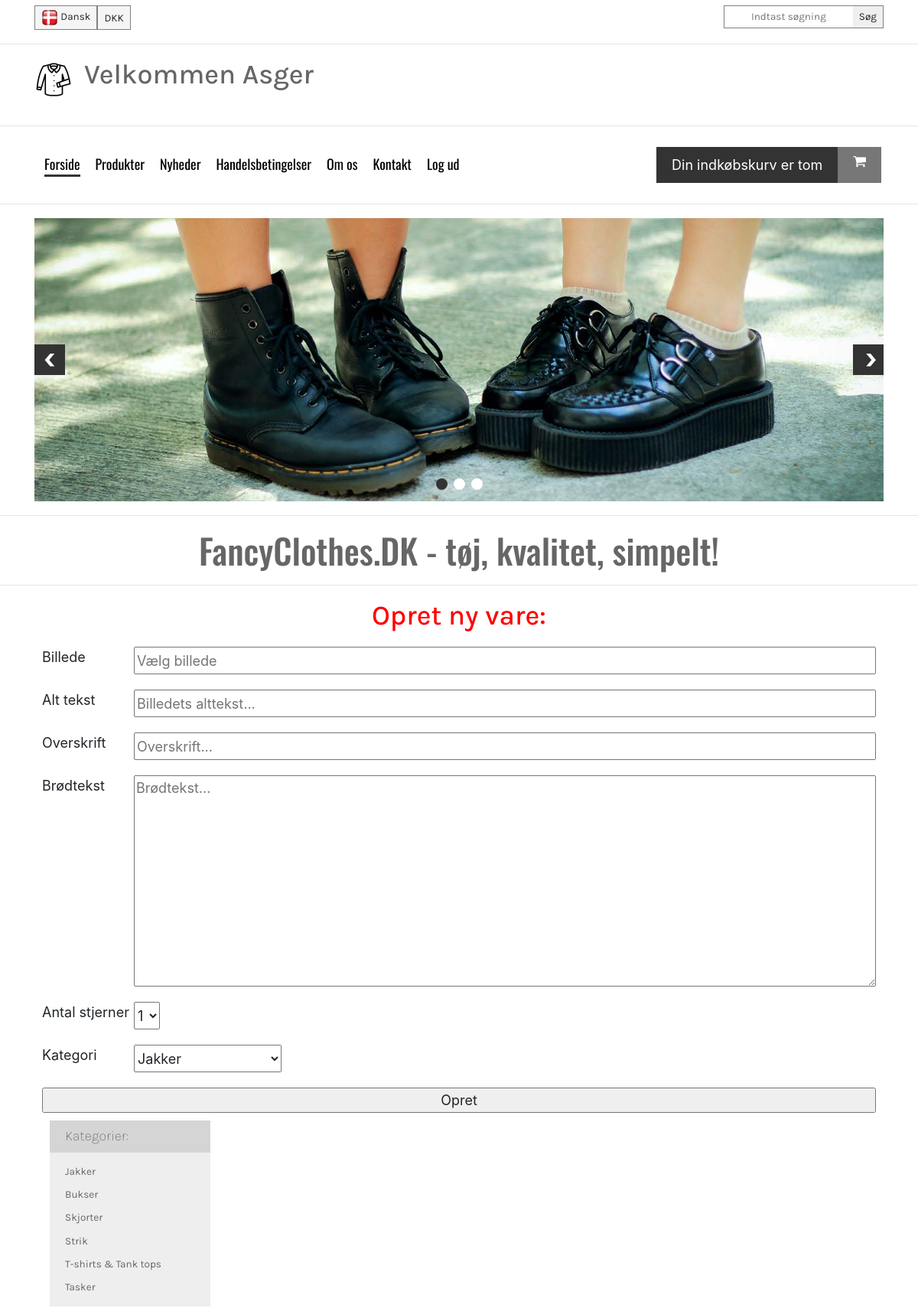
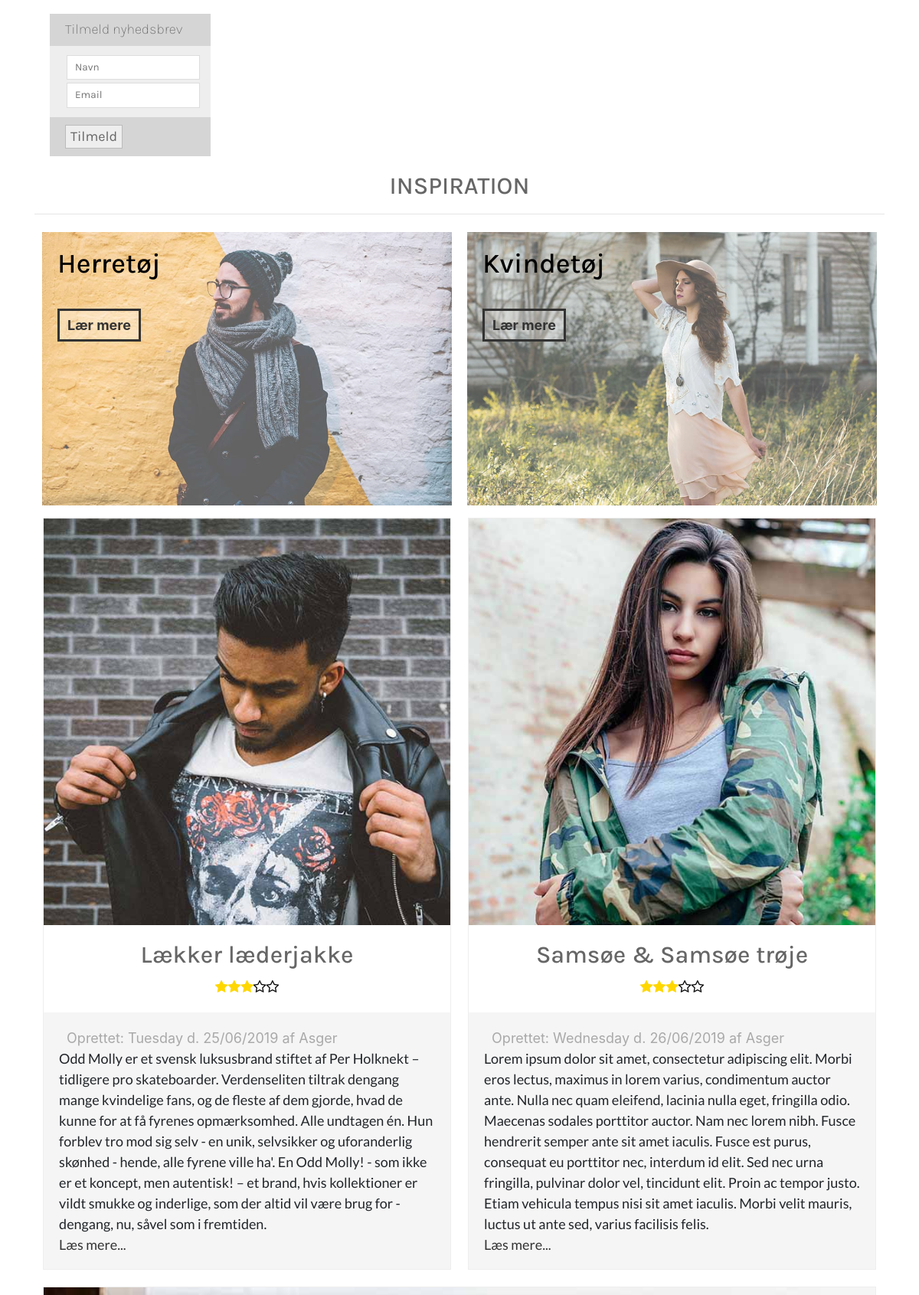
Page /index.php (signed in, upper part) on the committed database (2 pictures, top to bottom).
### tables this page shows
CREATE TABLE `products` (
  `productId` int(5) NOT NULL,
  `title` varchar(50) NOT NULL,
  `imgSrc` varchar(200) NOT NULL,
  `imgAlt` varchar(50) NOT NULL,
  `published` timestamp NOT NULL DEFAULT CURRENT_TIMESTAMP ON UPDATE CURRENT_TIMESTAMP,
  `content` varchar(1000) NOT NULL,
  `userId` int(5) NOT NULL,
  `stars` int(1) NOT NULL,
  `category` varchar(30) NOT NULL
);

CREATE TABLE `users` (
  `userId` int(5) NOT NULL,
  `dbUsername` varchar(50) NOT NULL,
  `dbPassword` varchar(255) NOT NULL,
  `accessLevel` int(1) NOT NULL DEFAULT '3',
  `dbEmail` varchar(50) NOT NULL
);

### index.php (the view, shortened to what this page needs)
<?php
    require_once "assets/connect.php";
    require "header.php";
    $statement = $dbh->prepare("SELECT * FROM products JOIN users ON users.userId = products.userId LIMIT 3");
    $statement->execute();
    ?>
     <main class="container">
        <aside>
            <div class="categories">
                <div class="catTop">
                    <h4>Kategorier:</h4>
                </div>
                <div class="catMain">
                    <ul>
                        <li><a href="filterProduct.php?id=Jakker">Jakker</a></li>
                        <li><a href="filterProduct.php?id=Bukser">Bukser</a></li>
                        <li><a href="filterProduct.php?id=Skjorter">Skjorter</a></li>
                        <li><a href="filterProduct.php?id=Strik">Strik</a></li>
                        <li><a href="filterProduct.php?id=tshirts">T-shirts & Tank tops</a></li>
                        <li><a href="filterProduct.php?id=Tasker">Tasker</a></li>
                    </ul>
                </div>
            </div>
            <div class="newsletter">
                <div class="newsTop">
                    <h4>Tilmeld nyhedsbrev</h4>
                </div>
                <div class="newsMain">
                    <form action="">
                        <input type="text" placeholder="Navn">
                        <input type="email" placeholder="Email">
                </div>
                <div class="newsBottom">
                    <input type="submit" value="Tilmeld">
                </div>
            </div>
        </aside>
        <div class="products">
            <h3>INSPIRATION</h3>
            <hr>
            <div class="inspiration">
                <div class="catMen">
                    <img src="img/kategoriHerre.jpg" alt="">
                    <h5>Herretøj</h5>
                    <div class="action">Lær mere</div>
                </div>
                <div class="catWomen">
                    <img src="img/kategoriKvinde.jpg" alt="">
                    <h5>Kvindetøj</h5>
                    <div class="action">Lær mere</div>
                </div>
            </div>
            <div class="frontProducts">
            <?php
    while ($row = $statement->fetch()) {
        ?>
            <article>
                    <img src="<?php echo $row['imgSrc']; ?>" alt="<?php echo $row['imgAlt']; ?>">
                    <div class="info">
                        <h3><?php echo $row['title']; ?></h3>
                        <div class="stars">
                           <?php
                           $stars = $row['stars'];
                           for ($i=1; $i <= $stars; $i++) {
                               echo "<i class='fa fa-star' aria-hidden='true'></i>";
                           }
                           for ($i=1; $i <= 5-$stars; $i++) {
                               echo "<i class='fa fa-star-o' aria-hidden='true'></i>";
                           }
                           ?>
                        </div>
                    </div>
                    <div class="description">
                        <div class="published">
                            Oprettet: <?php echo strftime("%A d. %d/%m/%Y", strtotime($row['published'])). " af " .$row['dbUsername']; ?>
                        </div>
                        <p><?php echo $row['content']; ?>
                            <a href="#">Læs mere...</a></p>
                    </div>
            </article>
        <?php
    }
    ?>
    </div>
        </div>
    </main>
    <?php
    require "footer.php";

### css/main.css (style rules this page uses)
html { color: #222; font-size: 1em; line-height: 1.4; }
hr { display: block; height: 1px; border: 0; border-top: 1px solid #ccc; margin: 1em 0; padding: 0; }
audio, canvas, iframe, img, svg, video { vertical-align: middle; }

### rows in the picture
products: imgSrc (picture), title "Lækker læderjakke", stars 3 (drawn), published "Tuesday d. 25/06/2019", userId.dbUsername "Asger", content "Odd Molly er et svensk luksusbrand stiftet af Per Holknekt – tidligere pro skateboarder. Verdenseliten tiltrak dengang mange kvindelige fans, og de fleste af dem gjorde, hvad de kunne for at få fyrenes opmærksomhed. Alle undtagen én. Hun forblev tro mod sig selv - en unik, selvsikker og uforanderlig skønhed - hende, alle fyrene ville ha'. En Odd Molly! - som ikke er et koncept, men autentisk! – et brand, hvis kollektioner er vildt smukke og inderlige, som der altid vil være brug for - dengang, nu, såvel som i fremtiden."
products: imgSrc (picture), title "Samsøe & Samsøe trøje", stars 3 (drawn), published "Wednesday d. 26/06/2019", userId.dbUsername "Asger", content "Lorem ipsum dolor sit amet, consectetur adipiscing elit. Morbi eros lectus, maximus in lorem varius, condimentum auctor ante. Nulla nec quam eleifend, lacinia nulla eget, fringilla odio. Maecenas sodales porttitor auctor. Nam nec lorem nibh. Fusce hendrerit semper ante sit amet iaculis. Fusce est purus, consequat eu porttitor nec, interdum id elit. Sed nec urna fringilla, pulvinar dolor vel, tincidunt elit. Proin ac tempor justo. Etiam vehicula tempus nisi sit amet iaculis. Morbi velit mauris, luctus ut ante sed, varius facilisis felis."
products: imgSrc+imgAlt (picture)

### other values in the picture
$_SESSION['username'] "Asger"
